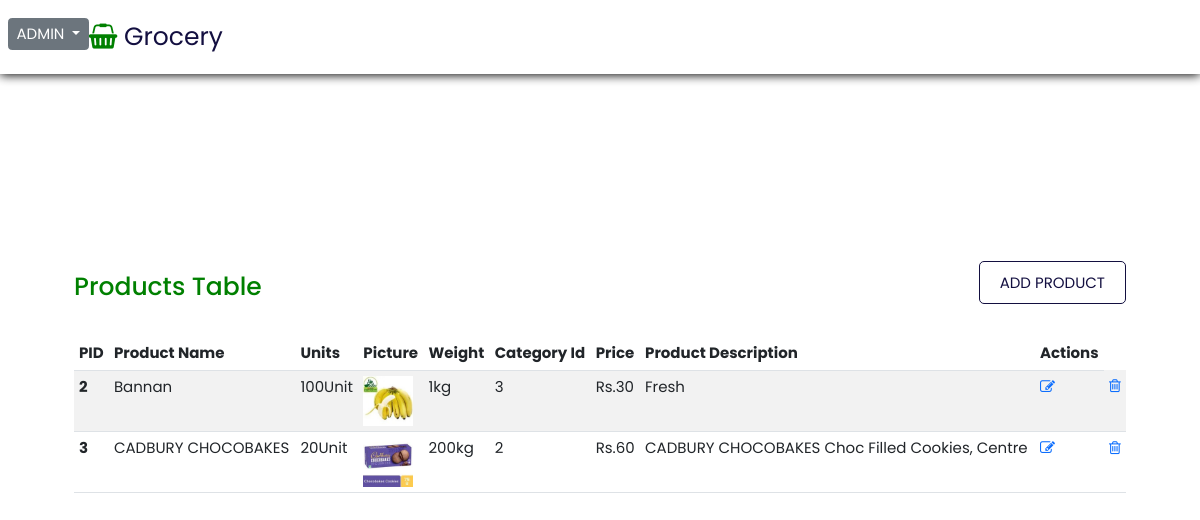
/admin/products.php, run on the app's committed database.
### tables this page shows
CREATE TABLE `product` (
  `PID` int(10) NOT NULL,
  `product_name` varchar(56) NOT NULL,
  `units` int(10) NOT NULL,
  `image` varchar(30) NOT NULL,
  `weight` int(10) NOT NULL,
  `CID` int(10) NOT NULL,
  `price` int(10) NOT NULL,
  `product_description` text NOT NULL,
  `storeID` int(11) NOT NULL
);

### admin/products.php (the view, shortened to what this page needs)
<?php
include 'header.php'; ?>
<head>
</head>
  <body>
    <header >
      <div class="adminlogo">
        <?php
        include 'dropdown.php' ?>
        <a href="#" class="logo"><i class="fa fa-shopping-basket" aria-hidden="true"></i> Grocery</a>
      </div>
    </header>
    <section class="section">
      <div class="users">
         <h1>Products Table</h1>
         <div class="btn1">
           <a href="AddProduct.php">ADD PRODUCT</a>
         </div>
      </div>
            <div class="usercontainer"   >
              <table class="table table-striped table-hover">
                <thead>
                <tr>
                  <th scope="col">PID</th>
                  <th scope="col">Product Name</th>
                  <th scope="col">Units</th>
                  <th scope="col">Picture</th>
                  <th scope="col">Weight</th>
                  <th scope="col">Category id</th>
                  <th scope="col">Price</th>
                  <th scope="col">Product Description</th>
                  <th scope="col">Actions</th>
                </tr>
               </thead>
               <tbody style="  overflow: auto;">
                 <?php
                   include 'config.php';
                   $sql="SELECT * FROM product";
                   $result=mysqli_query($conn,$sql) or die("query failed");
                   if(mysqli_num_rows($result)>0)
                   {
                     while ($row=mysqli_fetch_assoc($result))
                     {
                   ?>
                <tr>
                  <th scope="row"><?php  echo $row['PID'] ?></th>
                  <td><?php  echo $row['product_name'] ?></td>
                  <td><?php  echo $row['units'] ?>Unit</td>
                  <td><img class="image" src="upload\<?php echo  $row['image'] ?>" alt="pic"></td>
                  <td><?php  echo $row['weight'] ?>kg</td>
                  <td><?php  echo $row['CID'] ?></td>
                  <td>Rs.<?php  echo $row['price'] ?></td>
                  <td><?php  echo $row['product_description'] ?></td>
                  <td class='edit'><a href='updateproduct.php?id=<?php echo $row['PID'] ?>'><i class='fa fa-edit'></i></a></td>
                  <td class='delete'><a href='deletproduct.php?id=<?php echo $row['PID'] ?>'><i class='fa fa-trash-o'></i></a></td>
                </tr>
                <?php
              }
            }else{
              echo "no post available";
            }
            ?>
      </tbody>
   </table>
  </div>
 </section>
  </body>
</html>

### admin/style.css (style rules this page uses)
:root { --green:green; --black:#130f40; --light-color:#666; --box-shadow:0 .1rem 1rem rgba(0,0,0.1); --border: 2rem solid rgba(0,0,0.1); --outline: .1rem solid rgba(0,0,0.1); }
* { font-family: 'Poppins', sans-serif; margin: 0; padding: 0; box-sizing: border-box; outline: none; text-decoration: none; border: none; text-transform: capitalize; transition: all .2s linear; }
html { font-size: 62.5%; overflow-x: hidden; scroll-behavior: smooth; scroll-padding-top:7rem; }
body { background: #eee; }
header { position:fixed; top:0; left: 0; right: 0; display: flex; justify-content: space-between; align-items: center; font-size: 1.5rem; background-color: #fff; padding: 1.8rem 9%; box-shadow: var(--box-shadow); z-index: 1000; }
header .logo { font-size: 2.5rem; color:var(--black); text-decoration: none; }
header .logo i { color: var(--green); }
section { padding: 2rem 6%; }
.section { background-color: #fff; width: 100vw; height: 100vh; border: 3px solid; }
.adminlogo { width: 100%; display: flex; margin-left:-10rem; padding-right: 2rem; }
.adminlogo .logo { font-size: 2.5rem; color:var(--black); text-decoration: none; }
.adminlogo .logo i { color: var(--green); }
.users { margin-top: 25rem; color: var(--green); display: flex; justify-content: space-between; padding-bottom: 3rem; }
.users .btn1 a { font-size: 1.5rem; border: 1px solid ; padding: 1rem 2rem; border-radius: 0.5rem; color: var(--black); text-decoration: none; }
.usercontainer .table { width: 100%; font-size: 1.5rem; }
.usercontainer table tbody tr td .image { width: 50px; }

### admin/header.php (style rules this page uses)
.usercontainer { overflow-y: auto; }
.section { border: 2px solid white; }

### admin/products.php (style rules this page uses)
.usercontainer { overflow-y: auto; }

### data on the page
product: PID "2", product_name "Bannan", units "100", image (picture), weight "1", CID "3", price "30", product_description "Fresh"
product: PID "3", product_name "CADBURY CHOCOBAKES", units "20", image (picture), weight "200", CID "2", price "60", product_description "CADBURY CHOCOBAKES Choc Filled Cookies, Centre"
